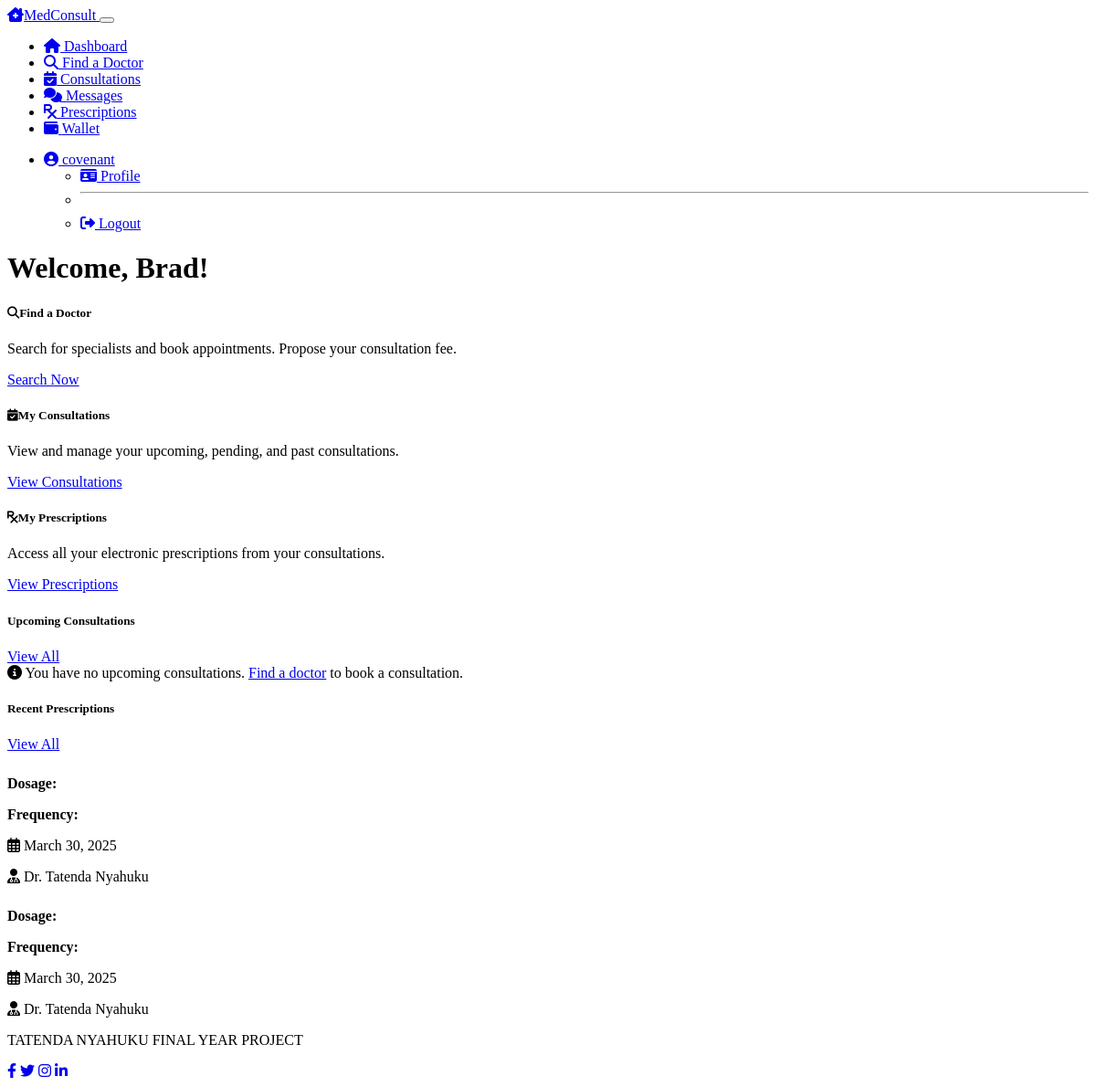
The app's page /patient/dashboard (signed in) with its own data.
### models.py (models this page shows, shortened)
class User(UserMixin, db.Model):
    __tablename__ = 'users'
    id = db.Column(db.Integer, primary_key=True)
    email = db.Column(db.String(120), unique=True, nullable=False)
    username = db.Column(db.String(64), nullable=False)
    password_hash = db.Column(db.String(256), nullable=False)
    role = db.Column(db.String(20), nullable=False)  # 'patient', 'doctor', 'admin'
    created_at = db.Column(db.DateTime, default=datetime.utcnow)
    patient = db.relationship('Patient', backref='user', uselist=False, lazy=True)
    doctor = db.relationship('Doctor', backref='user', uselist=False, lazy=True)

class Patient(db.Model):
    __tablename__ = 'patients'
    id = db.Column(db.Integer, primary_key=True)
    user_id = db.Column(db.Integer, db.ForeignKey('users.id'), nullable=False)
    first_name = db.Column(db.String(50), nullable=False)
    last_name = db.Column(db.String(50), nullable=False)
    date_of_birth = db.Column(db.Date, nullable=True)
    phone_number = db.Column(db.String(20), nullable=True)
    address = db.Column(db.String(200), nullable=True)
    consultations = db.relationship('Consultation', backref='patient', lazy=True)
    wallet_balance = db.Column(db.Float, default=0.0)

class Prescription(db.Model):
    __tablename__ = 'prescriptions'
    id = db.Column(db.Integer, primary_key=True)
    consultation_id = db.Column(db.Integer, db.ForeignKey('consultations.id'), nullable=False)
    instructions = db.Column(db.Text, nullable=True)
    signature = db.Column(db.Text, nullable=False)  # Doctor's electronic signature
    created_at = db.Column(db.DateTime, default=datetime.utcnow)
    medications = db.relationship('PrescriptionMedication', backref='prescription', lazy=True, cascade="all, delete-orphan")

class Doctor(db.Model):
    __tablename__ = 'doctors'
    id = db.Column(db.Integer, primary_key=True)
    user_id = db.Column(db.Integer, db.ForeignKey('users.id'), nullable=False)
    first_name = db.Column(db.String(50), nullable=False)
    last_name = db.Column(db.String(50), nullable=False)
    specialty = db.Column(db.String(100), nullable=False)
    license_number = db.Column(db.String(50), nullable=False)
    qualifications = db.Column(db.Text, nullable=True)
    min_fee = db.Column(db.Float, nullable=False)
    max_fee = db.Column(db.Float, nullable=False)
    is_verified = db.Column(db.Boolean, default=False)
    consultations = db.relationship('Consultation', backref='doctor', lazy=True)

### routes.py (the view)
@app.route('/patient/dashboard')
@login_required
@patient_required
def patient_dashboard():
    upcoming_consultations = Consultation.query.filter_by(
        patient_id=current_user.patient.id,
        status='accepted'
    ).filter(
        Consultation.scheduled_time > datetime.utcnow()
    ).order_by(Consultation.scheduled_time).all()
    recent_prescriptions = Prescription.query.join(Consultation).filter(
        Consultation.patient_id == current_user.patient.id
    ).order_by(Prescription.created_at.desc()).limit(5).all()
    return render_template('patient/dashboard.html',
                          title='Patient Dashboard',
                          upcoming_consultations=upcoming_consultations,
                          recent_prescriptions=recent_prescriptions,
                          now=datetime.utcnow,
                          timedelta=timedelta)

### models.py (called while the page is built)
@login_manager.user_loader
def load_user(user_id):
    user = User.query.get(int(user_id))
    if user:
        return user
    return None

### routes.py (called while the page is built)
def patient_required(f):
    @wraps(f)
    def decorated_function(*args, **kwargs):
        if not current_user.is_authenticated or current_user.role != 'patient':
            flash('Access denied: Patient access required', 'danger')
            return redirect(url_for('login'))
        return f(*args, **kwargs)
    return decorated_function

### templates/patient/dashboard.html (shortened to what this page needs)
{% extends "layout.html" %}
{% block content %}
<div class="row mb-4">
    <div class="col-12">
        <h1 class="mb-4">Welcome, {{ current_user.patient.first_name }}!</h1>
    </div>
</div>
<div class="row mb-4">
    <div class="col-md-4 mb-4">
        <div class="card dashboard-card bg-dark text-light h-100">
            <div class="card-body">
                <h5 class="card-title">
                    <i class="fas fa-search text-primary me-2"></i>Find a Doctor
                </h5>
                <p class="card-text">Search for specialists and book appointments. Propose your consultation fee.</p>
                <a href="{{ url_for('find_doctor') }}" class="btn btn-primary">Search Now</a>
            </div>
        </div>
    </div>
    <div class="col-md-4 mb-4">
        <div class="card dashboard-card bg-dark text-light h-100">
            <div class="card-body">
                <h5 class="card-title">
                    <i class="fas fa-calendar-check text-success me-2"></i>My Consultations
                </h5>
                <p class="card-text">View and manage your upcoming, pending, and past consultations.</p>
                <a href="{{ url_for('patient_consultations') }}" class="btn btn-primary">View Consultations</a>
            </div>
        </div>
    </div>
    <div class="col-md-4 mb-4">
        <div class="card dashboard-card bg-dark text-light h-100">
            <div class="card-body">
                <h5 class="card-title">
                    <i class="fas fa-prescription text-info me-2"></i>My Prescriptions
                </h5>
                <p class="card-text">Access all your electronic prescriptions from your consultations.</p>
                <a href="{{ url_for('patient_prescriptions') }}" class="btn btn-primary">View Prescriptions</a>
            </div>
        </div>
    </div>
</div>
<div class="row">
    <div class="col-md-8">
        <div class="card bg-dark text-light">
            <div class="card-header d-flex justify-content-between align-items-center">
                <h5 class="mb-0">Upcoming Consultations</h5>
                <a href="{{ url_for('patient_consultations') }}" class="btn btn-sm btn-outline-primary">View All</a>
            </div>
            <div class="card-body">
                {% if upcoming_consultations %}
                    {% for consultation in upcoming_consultations %}
                        <div class="consultation-item p-3 mb-3 rounded bg-dark border border-secondary">
                            <div class="d-flex justify-content-between align-items-start">
                                <div>
                                    <h5 class="mb-1">Dr. {{ consultation.doctor.first_name }} {{ consultation.doctor.last_name }}</h5>
                                    <p class="mb-1 text-muted">{{ consultation.doctor.specialty }}</p>
                                    <p class="mb-1">
                                        <i class="fas fa-calendar-alt me-2"></i>
                                        {{ consultation.scheduled_time.strftime('%B %d, %Y') }}
                                    </p>
                                    <p class="mb-2">
                                        <i class="fas fa-clock me-2"></i>
                                        {{ consultation.scheduled_time.strftime('%I:%M %p') }}
                                    </p>
                                    <p class="mb-0">
                                        <span class="badge bg-primary">
                                            <i class="fas fa-dollar-sign me-1"></i>{{ consultation.final_fee }}
                                        </span>
                                    </p>
                                </div>
                                <div>
                                    {% set time_now = now() %}
                                    {% set time_start = consultation.scheduled_time - timedelta(minutes=15) %}
                                    {% set time_end = consultation.scheduled_time + timedelta(minutes=15) %}
                                    {% if time_now >= time_start and time_now <= time_end %}
                                        <a href="{{ url_for('patient_consultation_room', consultation_id=consultation.id) }}" class="btn btn-success">
                                            <i class="fas fa-video me-1"></i> Join Now
                                        </a>
                                    {% else %}
                                        <button class="btn btn-secondary" disabled>
                                            <i class="fas fa-video me-1"></i> Not Yet Available
                                        </button>
                                    {% endif %}
                                    <a href="{{ url_for('patient_consultation_messages', consultation_id=consultation.id) }}" class="btn btn-outline-primary mt-2">
                                        <i class="fas fa-comments me-1"></i> Messages
                                    </a>
                                </div>
                            </div>
                        </div>
                    {% endfor %}
                {% else %}
                    <div class="alert alert-info">
                        <i class="fas fa-info-circle me-2"></i>
                        You have no upcoming consultations. <a href="{{ url_for('find_doctor') }}">Find a doctor</a> to book a consultation.
                    </div>
                {% endif %}
            </div>
        </div>
    </div>
    <div class="col-md-4">
        <div class="card bg-dark text-light">
            <div class="card-header d-flex justify-content-between align-items-center">
                <h5 class="mb-0">Recent Prescriptions</h5>
                <a href="{{ url_for('patient_prescriptions') }}" class="btn btn-sm btn-outline-primary">View All</a>
            </div>
            <div class="card-body">
                {% if recent_prescriptions %}
                    {% for prescription in recent_prescriptions %}
                        <div class="border-bottom pb-3 mb-3">
                            <p class="mb-1 small">
                                <strong>Dosage:</strong> {{ prescription.dosage }}
                            </p>
                            <p class="mb-1 small">
                                <strong>Frequency:</strong> {{ prescription.frequency }}
                            </p>
                            <p class="mb-1 small text-muted">
                                <i class="far fa-calendar-alt me-1"></i>
                                {{ prescription.created_at.strftime('%B %d, %Y') }}
                            </p>
                            <p class="mb-0 small">
                                <i class="fas fa-user-md me-1"></i>
                                Dr. {{ prescription.consultation.doctor.first_name }} {{ prescription.consultation.doctor.last_name }}
                            </p>
                        </div>
                    {% endfor %}
                {% else %}
                    <div class="alert alert-info">
                        <i class="fas fa-info-circle me-2"></i>
                        You have no recent prescriptions.
                    </div>
                {% endif %}
            </div>
        </div>
    </div>
</div>
{% endblock %}

### templates/patient/navbar.html (shortened to what this page needs)
<nav class="navbar navbar-expand-lg navbar-dark bg-dark">
    <div class="container">
        <a class="navbar-brand" href="{{ url_for('patient_dashboard') }}">
            <i class="fas fa-clinic-medical me-2"></i>MedConsult
        </a>
        <button class="navbar-toggler" type="button" data-bs-toggle="collapse" data-bs-target="#navbarPatient" aria-controls="navbarPatient" aria-expanded="false" aria-label="Toggle navigation">
        </button>
        <div class="collapse navbar-collapse" id="navbarPatient">
            <ul class="navbar-nav me-auto">
                <li class="nav-item">
                    <a class="nav-link {% if request.path == url_for('patient_dashboard') %}active{% endif %}" href="{{ url_for('patient_dashboard') }}">
                        <i class="fas fa-home me-1"></i> Dashboard
                    </a>
                </li>
                <li class="nav-item">
                    <a class="nav-link {% if request.path == url_for('find_doctor') %}active{% endif %}" href="{{ url_for('find_doctor') }}">
                        <i class="fas fa-search me-1"></i> Find a Doctor
                    </a>
                </li>
                <li class="nav-item">
                    <a class="nav-link {% if request.path == url_for('patient_consultations') %}active{% endif %}" href="{{ url_for('patient_consultations') }}">
                        <i class="fas fa-calendar-check me-1"></i> Consultations
                    </a>
                </li>
                <li class="nav-item">
                    <a class="nav-link {% if request.path == url_for('patient_messages') %}active{% endif %}" href="{{ url_for('patient_messages') }}">
                        <i class="fas fa-comments me-1"></i> Messages
                    </a>
                </li>
                <li class="nav-item">
                    <a class="nav-link {% if request.path == url_for('patient_prescriptions') %}active{% endif %}" href="{{ url_for('patient_prescriptions') }}">
                        <i class="fas fa-prescription me-1"></i> Prescriptions
                    </a>
                </li>
                <li class="nav-item">
                    <a class="nav-link {% if request.path == url_for('patient_wallet') %}active{% endif %}" href="{{ url_for('patient_wallet') }}">
                        <i class="fas fa-wallet me-1"></i> Wallet
                    </a>
                </li>
            </ul>
            <ul class="navbar-nav">
                <li class="nav-item dropdown">
                    <a class="nav-link dropdown-toggle" href="#" id="navbarDropdown" role="button" data-bs-toggle="dropdown" aria-expanded="false">
                        <i class="fas fa-user-circle me-1"></i> {{ current_user.username }}
                    </a>
                    <ul class="dropdown-menu dropdown-menu-end" aria-labelledby="navbarDropdown">
                        <li>
                            <a class="dropdown-item {% if request.path == url_for('patient_profile') %}active{% endif %}" href="{{ url_for('patient_profile') }}">
                                <i class="fas fa-id-card me-2"></i> Profile
                            </a>
                        </li>
                        <li><hr class="dropdown-divider"></li>
                        <li>
                            <a class="dropdown-item" href="{{ url_for('logout') }}">
                                <i class="fas fa-sign-out-alt me-2"></i> Logout
                            </a>
                        </li>
                    </ul>
                </li>
            </ul>
        </div>
    </div>
</nav>

### static/css/styles.css (style rules this page uses)
.dashboard-card { transition: transform 0.3s ease; }

### records on screen
User: username "covenant"
Patient: patient.first_name "Brad"
Prescription: created_at "March 30, 2025", consultation.doctor.first_name "Tatenda", consultation.doctor.last_name "Nyahuku"
Prescription: created_at "March 30, 2025", consultation.doctor.first_name "Tatenda", consultation.doctor.last_name "Nyahuku"
